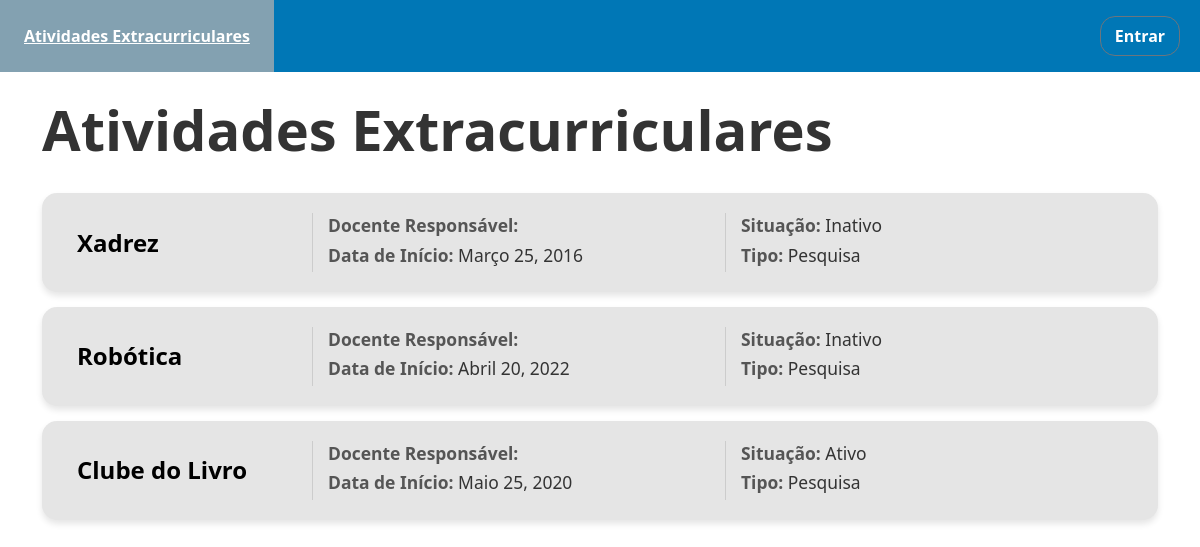
The app's page /, older data.
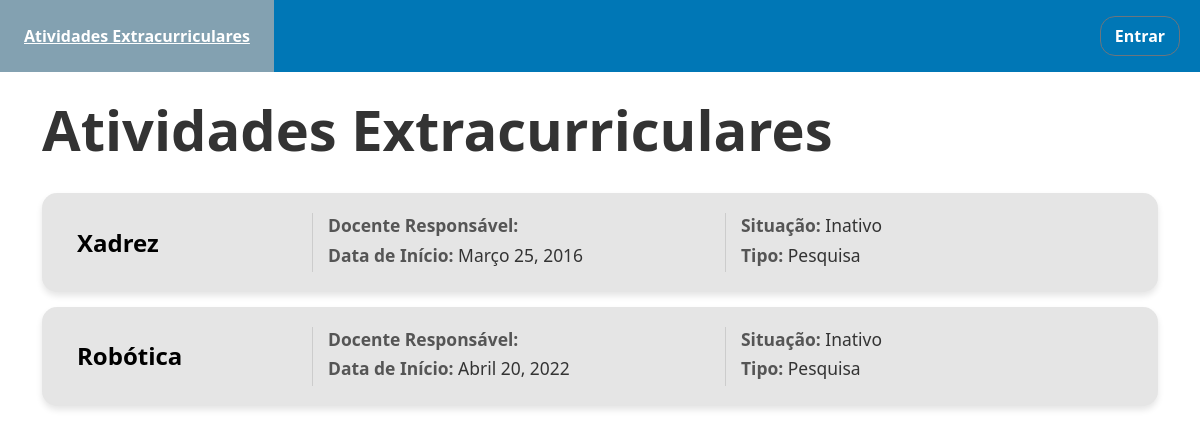
The same page, newer data.
### site_pfi/models.py (models this page shows, shortened)
class AtividadeExtracurricular(models.Model):
    nome = models.CharField(max_length=50)
    descricao = models.TextField() #Talvez depois definir um numero maximo de caracterres
    tipo = models.CharField(max_length=50)
    situacao = models.CharField(max_length=50)
    data_inicio = models.DateField()
    data_termino = models.DateField(blank=True, null=True)
    docente = models.ForeignKey('Docente', on_delete=models.DO_NOTHING)

### site_pfi/views.py (the view)
# urls.py: path('', AtividadeListView.as_view(), name='atividade_extracurricular'),
class AtividadeListView(ListView):
    model = AtividadeExtracurricular
    template_name = 'ativi_extracurriculares.html'
    form_class = AtividadeForms
    context_object_name = 'atividade_extracurricular'
    extra_context = {'form_titulo' : 'Lista de Atividades Extracurricular'}

### templates/ativi_extracurriculares.html (shortened to what this page needs)
{% extends 'page.html' %}
{% block conteudo %}
    <div class="content container mt-4">
            <h2 class="section-title">
                Atividades Extracurriculares
            </h2>
        <div class="activities-list">
            {% for al in atividade_extracurricular %}
                <a href="{% url 'exibir_atividade' al.pk %}" class="activity-card">
                    <div class="card-section card-name">
                        <span class="activity-name">{{ al.nome }}</span>
                    </div>
                    <div class="card-section card-details-1">
                        <p>
                            <strong>Docente Responsável:</strong>
                        </p>
                        <p>
                            <strong>Data de Início:</strong> <span class="detail-value">{{ al.data_inicio }}</span>
                        </p>
                    </div>
                    <div class="card-section card-details-2">
                        <p>
                            <strong>Situação:</strong> <span class="detail-value">{{ al.situacao }}</span>
                        </p>
                        <p>
                            <strong>Tipo:</strong> <span class="detail-value">{{ al.tipo }}</span>
                        </p>
                    </div>
                </a>
            {% endfor %}
        </div>
    </div>
{% endblock conteudo %}

Row changes from the older to the newer data that the page shows:
removed AtividadeExtracurricular: nome "Clube do Livro", data_inicio "Maio 25, 2020", situacao "Ativo", tipo "Pesquisa"
